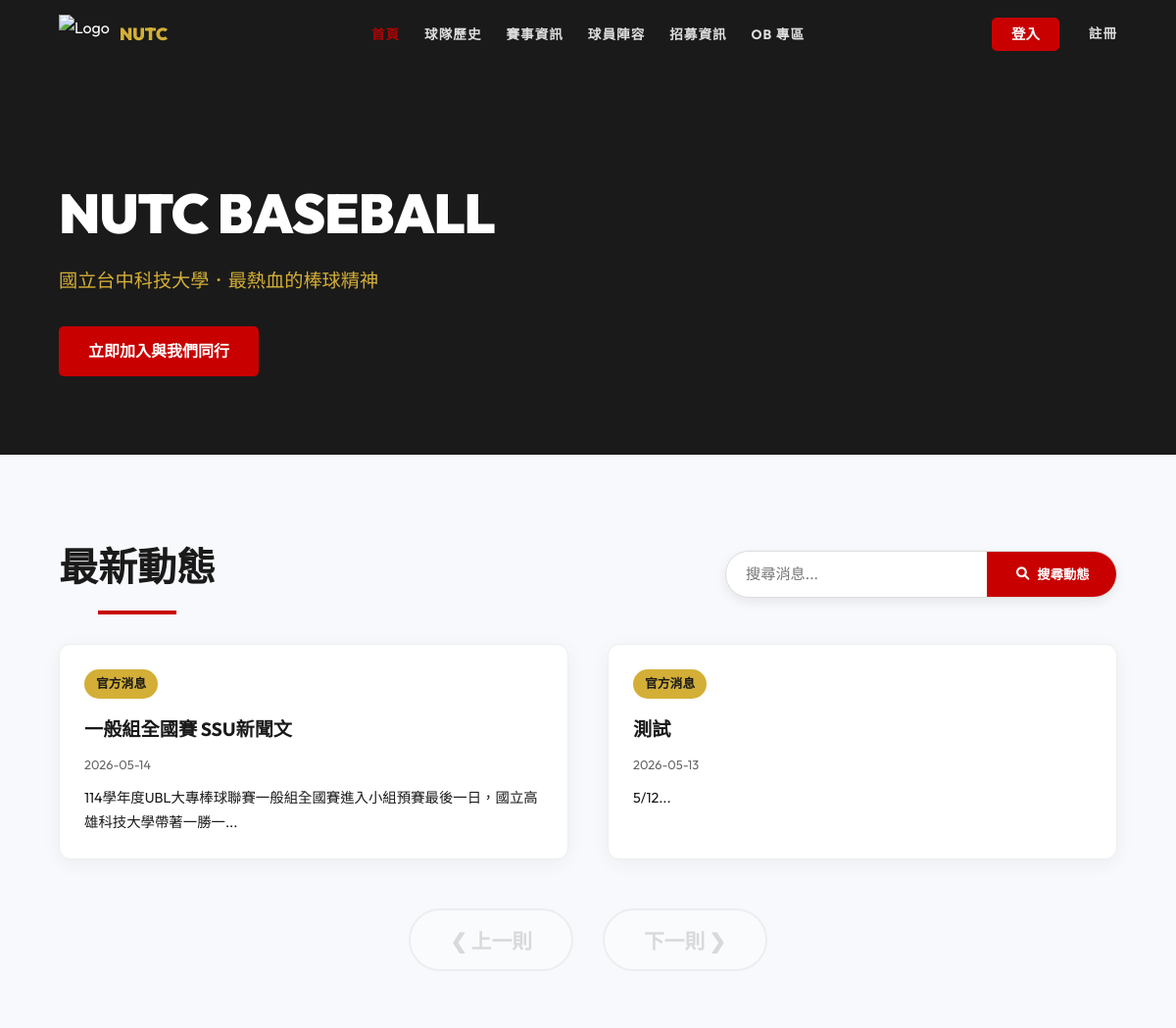
Before: / (upper part) with the older database file.
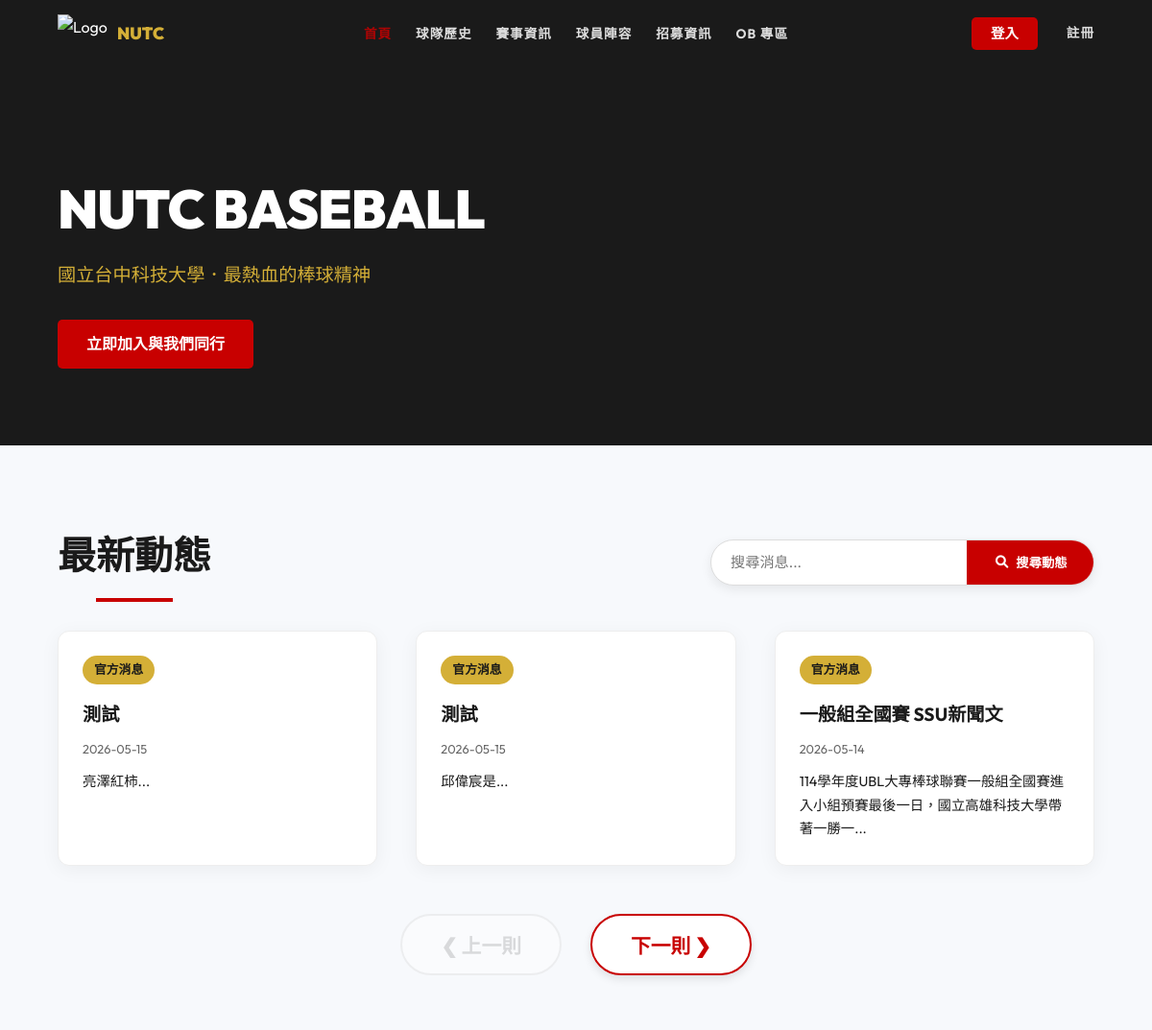
After: the same page with the newer database file.
### tables this page shows
CREATE TABLE `news` (
  `news_id` int(11) NOT NULL COMMENT '消息識別碼',
  `title` varchar(200) NOT NULL COMMENT '消息標題',
  `content` text NOT NULL COMMENT '消息內容',
  `created_at` datetime DEFAULT current_timestamp() COMMENT '發布時間',
  `link` varchar(255) DEFAULT NULL
);

### includes/Database.php (called while the page is built, shortened)
<?php
class Database {
    private $pdo;
    public function __construct() {
        $host = 'localhost';
        $db   = 'baseball_web';
        $user = 'root';
        $pass = '';
        $charset = 'utf8mb4';
        $dsn = "mysql:host=$host;port=3306;dbname=$db;charset=$charset";
        $options = [
            PDO::ATTR_ERRMODE            => PDO::ERRMODE_EXCEPTION,
            PDO::ATTR_DEFAULT_FETCH_MODE => PDO::FETCH_ASSOC,
            PDO::ATTR_EMULATE_PREPARES   => false,
        ];
        try {
            $this->pdo = new PDO($dsn, $user, $pass, $options);
        } catch (\PDOException $e) {
            throw new \PDOException($e->getMessage(), (int)$e->getCode());
        }
    }
    public function getAll($table) {
        $stmt = $this->pdo->query("SELECT * FROM `$table`");
        return $stmt->fetchAll();
    }
}

### includes/config.php (called while the page is built, shortened)
<?php
require_once 'Database.php';
$db = new Database();

### index.php (the view, shortened to what this page needs)
<?php
require_once 'includes/header.php';
$newsList = $db->getAll('news');
$search = $_GET['search'] ?? '';
usort($newsList, function($a, $b) {
    return strtotime($b['created_at']) - strtotime($a['created_at']);
});
?>
<div class="page-header home-header">
    <h1>NUTC BASEBALL</h1>
    <p>國立台中科技大學．最熱血的棒球精神</p>
    <div class="home-header-actions">
        <a href="join.php" class="btn-submit">立即加入與我們同行</a>
    </div>
</div>
<section id="news-section" class="home-news-section">
    <div class="container">
        <div style="display: flex; justify-content: space-between; align-items: center; flex-wrap: wrap; gap: 20px; margin-bottom: 30px;">
            <div class="section-title" style="margin-bottom: 0;">
                <h2 style="margin-bottom: 0;">最新動態</h2>
            </div>
            <form method="GET" class="search-bar-container" style="margin-bottom: 0; max-width: 400px;">
                <input type="text" name="search" class="search-bar-input" placeholder="搜尋消息..." value="<?= htmlspecialchars($search) ?>">
                <button type="submit" class="search-bar-btn"><i class="fas fa-search"></i> 搜尋動態</button>
            </form>
        </div>
        <div class="card-container" id="newsContainer">
            <?php if (empty($newsList)): ?>
                <div class="empty-state-message">
                    <i class="fas fa-search"></i>
                    很抱歉，找不到與「<?= htmlspecialchars($search) ?>」相關的動態。
                </div>
            <?php else: ?>
                <?php foreach ($newsList as $index => $news): ?>
                    <a href="<?= !empty($news['link']) ? htmlspecialchars($news['link']) : 'javascript:void(0)' ?>"
                       class="card home-news-card"
                       data-index="<?= $index ?>"
                       style="<?= $index >= 3 ? 'display: none;' : '' ?> text-decoration: none; color: inherit; cursor: <?= !empty($news['link']) ? 'pointer' : 'default' ?>;">
                        <div class="card-content">
                            <span class="card-tag">官方消息</span>
                            <h3 class="card-title"><?= htmlspecialchars($news['title']) ?></h3>
                            <p class="news-date"><?= date('Y-m-d', strtotime($news['created_at'])) ?></p>
                            <p class="news-excerpt"><?= mb_substr(htmlspecialchars($news['content']), 0, 45) ?>...</p>
                        </div>
                    </a>
                <?php endforeach; ?>
            <?php endif; ?>
        </div>
        <div class="slider-controls">
            <button id="prevNews" class="btn-slider" disabled>&#10094; 上一則</button>
            <button id="nextNews" class="btn-slider">下一則 &#10095;</button>
        </div>
    </div>
</section>
<?php require_once 'includes/footer.php'; ?>

Changed rows visible on the page:
no longer on this page (row unchanged): news: title "測試", created_at "2026-05-13", content "5/12"
added news: title "測試", created_at "2026-05-15", content "亮澤紅柿"
added news: title "測試", created_at "2026-05-15", content "邱偉宸是"
